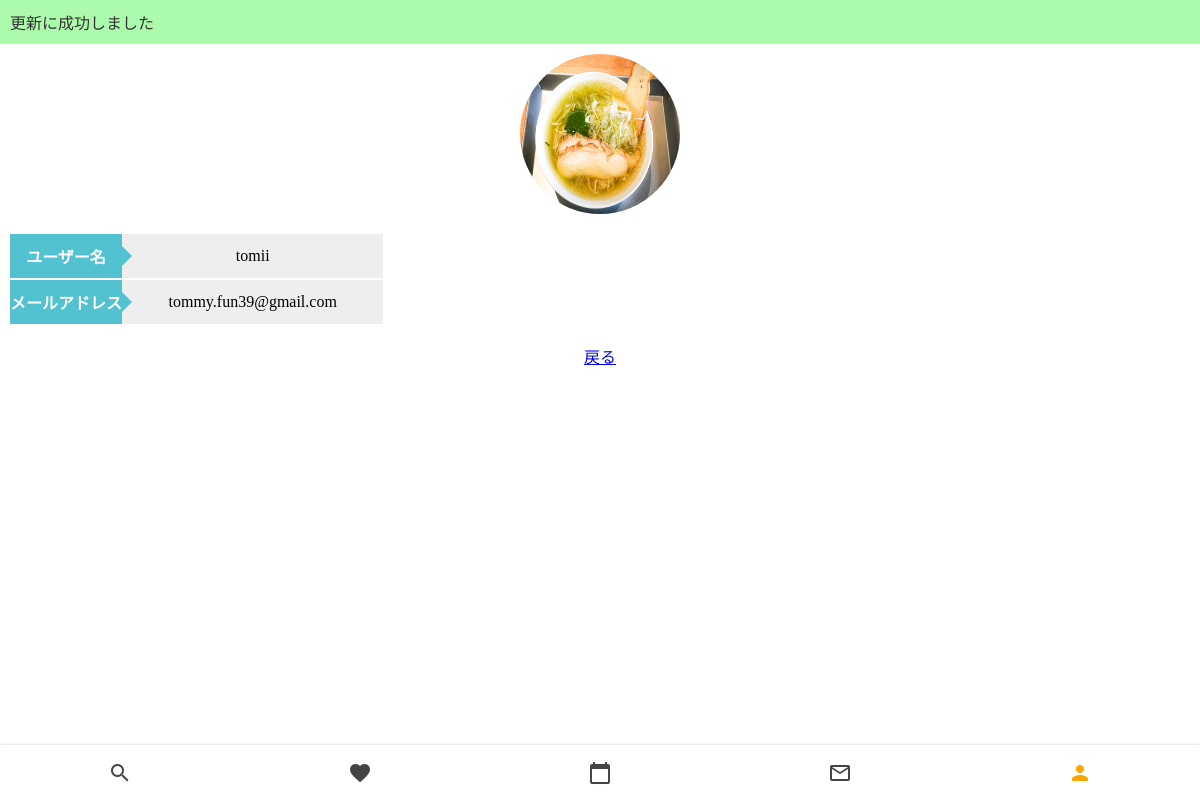
The page /account/user_detail/1 on the database its author committed.
### myuser/models.py (models this page shows, shortened)
class CustomUser(AbstractUser):
    icon = models.ImageField(upload_to = 'icons',blank=True)
    status = models.BooleanField(default=False)

### account/views.py (the view)
# urls.py: path('user_detail/<int:pk>', UserDetail.as_view(), name='user_detail'),
class UserDetail(DetailView):
    template_name = 'account/user_detail.html'
    model = CustomUser
    field = ('icon','username','email')

### templates/account/user_detail.html (shortened to what this page needs)
{% extends 'base.html' %}
{% load static %}
{% block customcss %}
<link rel="stylesheet" href="{% static 'user_detail.css' %}">
{% endblock customcss %}
    {% block content %}
    <div id="alert">
        <p>更新に成功しました</p>
    </div>
    <div class="icon">
        <img src="{{object.icon.url}}" alt="">
    </div>
    <table>
        <tr>
            <th>ユーザー名</th>
            <td>{{object.username}}</td>
        </tr>
        <tr>
            <th>メールアドレス</th>
            <td>{{object.email}}</td>
        </tr>
    </table>
    <div class="back">
        <a href="{% url 'account:user_update' pk=user.pk %}">
            <p>戻る</p>
        </a>
        <nav class="nav">
            <a href="#" id="1" class="nav__link">
                <i class="material-icons nav__icon">search</i>
            </a>
            <a href="#" id="2" class="nav__link">
                <i class="material-icons nav__icon">favorite</i>
            </a>
            <a href="#" id="3" class="nav__link">
                <i class="material-icons nav__icon">calendar_today</i>
            </a>
            <a href="#" id="4" class="nav__link">
                <i class="material-icons nav__icon">mail_outline</i>
            </a>
            <a href="{% url 'account:user_update' pk=user.pk %}" id="5" class="nav__link nav__link--active">
                <i class="material-icons nav__icon">person</i>
            </a>
        </nav>
        {% endblock content  %}

### account/static/user_detail.css (style rules this page uses)
.icon { text-align: center; margin: 10px 0px 20px 0; }
.icon img { border-radius: 50%; width: 160px; height: 160px; }
#alert { background-color: palegreen; opacity: 80%; padding: 10px; }
table { border-collapse: collapse; margin: 0 10px 20px 10px; }
table tr { border-bottom: solid 2px white; }
table tr:last-child { border-bottom: none; }
table th { position: relative; text-align: left; width: 30%; background-color: #52c2d0; color: white; text-align: center; padding: 10px 0; }
table th:after { display: block; content: ""; width: 0px; height: 0px; position: absolute; top:calc(50% - 10px); right:-10px; border-left: 10px solid #52c2d0; border-top: 10px solid transparent; border-bottom: 10px solid transparent; }
table td { text-align: left; width: 70%; text-align: center; background-color: #eee; padding: 10px 0; }
.back { text-align: center; }

### static/style.css (style rules this page uses)
* { margin: 0; }
.nav { position: fixed; bottom: 0; width: 100%; height: 55px; box-shadow: 0 0 3px rgba(0, 0, 0, 0.2); background-color: #ffffff; display: flex; overflow-x: auto; }
.nav__link { display: flex; flex-direction: column; align-items: center; justify-content: center; flex-grow: 1; min-width: 50px; overflow: hidden; white-space: nowrap; font-family: sans-serif; font-size: 13px; color: #444444; text-decoration: none; -webkit-tap-highlight-color: transparent; transition: background-color 0.1s ease-in-out; }
.nav__link--active { color: orange; }
.nav__icon { font-size: 18px; }

### rows shown on the page
CustomUser: icon (picture), username "tomii", email "tommy.fun39@gmail.com"
